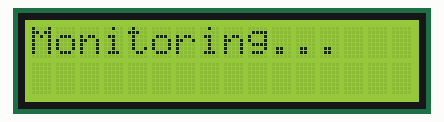
Recording of a sketch running on a simulated Arduino Uno, built with avr-gcc and run on an emulated ATmega328P. Shown: 16×2 character LCD. Random numbers use the default seed unless the sketch sets one; what the sketch prints to the serial monitor is not drawn.

Above: at 0.1 s.
At 2.1 s:
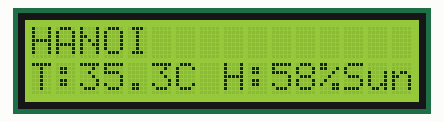
At 8.1 s:
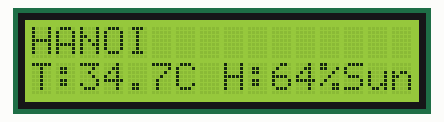
At 12.2 s:
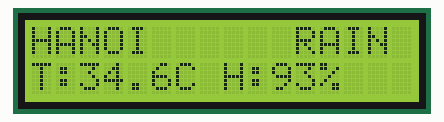
At 16.2 s:
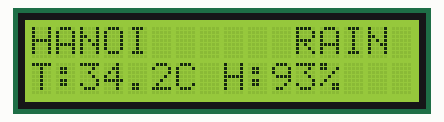
At 30.2 s:
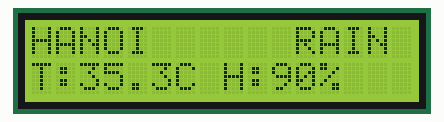

The sketch:

Temp-Rain-TP-HANOI.ino
```cpp
#include <LiquidCrystal.h>
#include <DHT.h>

// Chân cảm biến DHT11
#define DHTPIN A0
#define DHTTYPE DHT11

// Chân cảm biến mưa
#define RAINPIN 8

// Chân LCD (RS, E, D4, D5, D6, D7)
LiquidCrystal lcd(12, 11, 5, 4, 3, 2);

// Hằng số khu vực
const String LOCATION = "HANOI";
// Biến lưu trạng thái hiện tại
float currentTemp = 29.0;   // nhiệt độ hiện tại (độ C)
float currentHum = 65.0;    // độ ẩm hiện tại (%)
int currentRain = 0;        // 0: không mưa, 1: có mưa

void setup() {
  Serial.begin(9600);
  lcd.begin(16, 2);
  pinMode(RAINPIN, INPUT_PULLUP);
  randomSeed(analogRead(A5));     // Khởi tạo bộ sinh số ngẫu nhiên
  // Khởi tạo giá trị ngẫu nhiên ban đầu trong khoảng thực tế
  currentTemp = random(290, 450) / 10.0;   // 29.0 - 45.0
  currentHum = random(400, 900) / 10.0;    // 40.0 - 90.0
  currentRain = random(0, 2);              // 0 hoặc 1
  lcd.print("Monitoring...");
  delay(2000);
}

// Hàm cập nhật nhiệt độ: thay đổi nhỏ ngẫu nhiên trong khoảng -0.5..0.5 độ
void updateTemperature() {
  float delta = (random(-50, 51)) / 100.0;  // -0.5 đến 0.5
  currentTemp += delta;
  // Giới hạn trong khoảng 15-40 độ C
  if (currentTemp < 29.0) currentTemp = 29.0;
  if (currentTemp > 45.0) currentTemp = 45.0;
}

// Hàm cập nhật độ ẩm: dựa trên nhiệt độ và trạng thái mưa
void updateHumidity() {
  // Độ ẩm cơ bản giảm khi nhiệt độ tăng (xu hướng ngược)
  float baseHum = 80.0 - (currentTemp - 20.0) * 1.5;
  if (baseHum < 30.0) baseHum = 30.0;
  if (baseHum > 95.0) baseHum = 95.0;

  // Nếu đang mưa, độ ẩm tăng lên 85-100%
  if (currentRain == 1) {
    baseHum = random(850, 1000) / 10.0;  // 85.0 - 100.0
  } else {
    // Thêm nhiễu ngẫu nhiên nhỏ ±3%
    float noise = (random(-70, 71)) / 10.0;
    baseHum += noise;
  }

  // Giới hạn độ ẩm 20-100%
  if (baseHum < 30.0) baseHum = 30.0;
  if (baseHum > 100.0) baseHum = 100.0;
  currentHum = baseHum;
}

// Hàm cập nhật trạng thái mưa: xác suất thay đổi nhỏ, và có thể duy trì trạng thái
void updateRain() {
  // Xác suất thay đổi trạng thái mưa: 5% mỗi lần loop
  if (random(100) < 5) {
    currentRain = 1 - currentRain;  // đảo trạng thái
  }
  // Nếu đang mưa, có thể tiếp tục mưa hoặc tạnh; không làm gì thêm
}

void loop() {
  // Cập nhật dữ liệu với mức độ thay đổi nhỏ
  updateTemperature();
  updateRain();       // cập nhật trạng thái mưa trước vì nó ảnh hưởng độ ẩm
  updateHumidity();   // độ ẩm phụ thuộc nhiệt độ và mưa

  // Gửi dữ liệu qua Serial (cho Python)
  Serial.print("LOCATION:");
  Serial.print(LOCATION);
  Serial.print("|NHIETDO:");
  Serial.print(currentTemp, 1);
  Serial.print("|DOAM:");
  Serial.print(currentHum, 0);
  Serial.print("|MUA:");
  Serial.println(currentRain);

  // Hiển thị lên LCD
  // Hiển thị lên LCD
  lcd.clear();
  lcd.setCursor(0, 0);
  lcd.print(LOCATION);
  lcd.setCursor(0, 1);
  lcd.print("T:");
  lcd.print(currentTemp, 1);
  lcd.print("C H:");
  lcd.print(currentHum, 0);
  lcd.print("%");
  if (currentRain == 1) {
    lcd.setCursor(11, 0);
    lcd.print("RAIN");
  } else {
    lcd.print("Sunny Day");
  }

  delay(2000); // cập nhật dữ liệu mỗi 2s
}
```

Measured:
- what the display in image 1 shows lasts 2.0 s, from 2.1 s to 4.1 s
